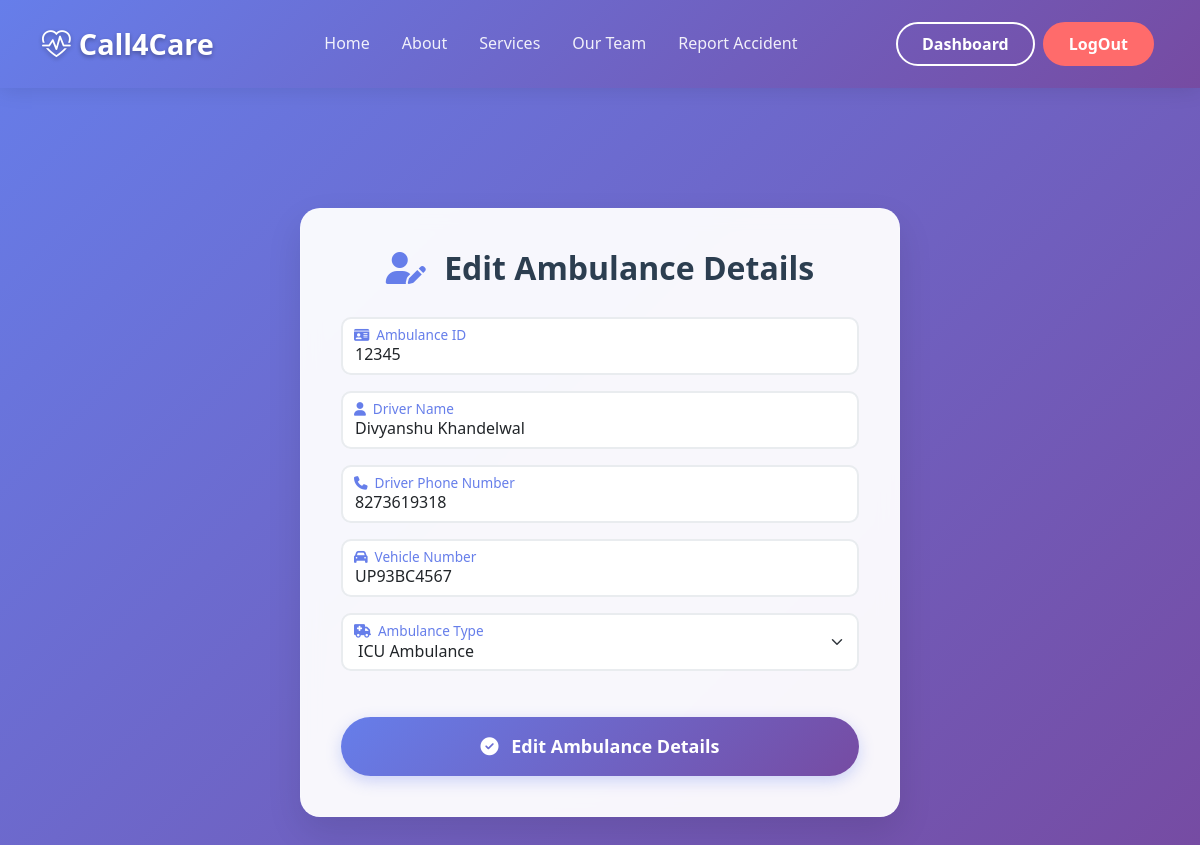
/accounts/edit_ambulance/8 (signed in), run on the app's committed database.
### home/models.py (models this page shows)
class Ambulance(models.Model):
    Ambulance_type = (
        ("Basic Life Support","Basic Life Support"),
        ("Advanced Life Support","Advanced Life Support"),
        ("ICU Ambulance","ICU Ambulance"),
        ("Oxygen Ambulance","Oxygen Ambulance")
    )
    Ambulance_ID = models.CharField(max_length=55)
    Driver_Name = models.CharField(max_length=50)
    Driver_Phone_Number = models.CharField(max_length=10)
    Vehicle_Number = models.CharField(max_length=25)
    Ambulance_Type = models.CharField(max_length=100 , choices=Ambulance_type)
    Driver_Password = models.CharField(max_length=15)

### accounts/views.py (the view, shortened to what this page needs)
# urls.py: path('edit_ambulance/<int:ambulance_id>',views.edit_ambulance,name="edit_ambulance"),
@login_required
def edit_ambulance(request,ambulance_id):
    Ambu = Ambulance.objects.get(id = ambulance_id)
    parameters = {
        "Ambu" : Ambu
    }
    return render(request,"Edit_page/ambulance_edit.html",parameters)

### templates/Edit_page/ambulance_edit.html (shortened to what this page needs)
{% extends "home/base.html" %}
{% block body %}
<div class="container registration-container">
    <div class="row justify-content-center">
        <div class="col-lg-8 col-md-10">
            <div class="registration-card">
                <h2 class="card-title">
                    <i class="fas fa-user-edit" style="color: #667eea; margin-right: 10px;"></i>
                    Edit Ambulance Details
                </h2>
                <form id="ambulanceRegistrationForm" method="POST" novalidate>
                    <div class="form-floating mb-3">
                        <input type="text" class="form-control" name="AmbulanceId" id="ambulanceId"
                            placeholder="Ambulance ID" required value="{{ Ambu.Ambulance_ID }}">
                        <label for="ambulanceId">
                        </label>
                    </div>
                    <div class="form-floating mb-3">
                        <input type="text" class="form-control" name="drivername" id="driverName"
                            placeholder="Driver Name" required value="{{ Ambu.Driver_Name }}">
                        <label for="driverName">
                        </label>
                    </div>
                    <div class="form-floating mb-3">
                            <input type="tel" class="form-control" name="driverphone" id="driverPhone" placeholder="Driver Phone Number"  required value = "{{ Ambu.Driver_Phone_Number }}">
                            <label for="driverPhone">
                            </label>
                        </div>
                    <div class="form-floating mb-3">
                        <input type="text" class="form-control" name="vehicleNumber" id="vehicleNumber"
                            placeholder="Vehicle Number" required value="{{ Ambu.Vehicle_Number }}">
                        <label for="vehicleNumber">
                        </label>
                    </div>
                    <div class="form-floating mb-3">
                        <select class="form-select" name="ambulanceType" id="ambulanceType" required>
                            <option value="icu" {% if Ambu.Ambulance_Type == "icu" %}selected{% endif %}>ICU Ambulance
                            </option>
                        </select>
                        <label for="ambulanceType">
                        </label>
                    </div>
                    <button type="submit" class="submit-btn">
                        <i class="fas fa-check-circle me-2"></i>
                        Edit Ambulance Details
                    </button>
                </form>
            </div>
        </div>
    </div>
</div>
{% endblock %}

### templates/home/base.html (style rules this page uses)
:root { --primary-color: #2c7be5; --secondary-color: #00d4aa; --accent-color: #ff6b6b; --dark-color: #1a1a2e; --light-color: #f8f9fa; }
body { font-family: 'Segoe UI', Tahoma, Geneva, Verdana, sans-serif; line-height: 1.6; }

### templates/Edit_page/ambulance_edit.html (style rules this page uses)
body { background: linear-gradient(135deg, #667eea 0%, #764ba2 100%); min-height: 100vh; font-family: 'Segoe UI', Tahoma, Geneva, Verdana, sans-serif; }
.registration-container { margin-top: 120px; margin-bottom: 50px; }
.registration-card { background: rgba(255, 255, 255, 0.95); backdrop-filter: blur(10px); border-radius: 20px; box-shadow: 0 15px 35px rgba(0, 0, 0, 0.1); border: 1px solid rgba(255, 255, 255, 0.2); padding: 40px; max-width: 600px; margin: 0 auto; }
.card-title { color: #2c3e50; font-weight: 700; font-size: 2rem; margin-bottom: 30px; text-align: center; }
.form-control, .form-select { border-radius: 10px; border: 2px solid #e9ecef; padding: 12px 15px; font-size: 16px; transition: all 0.3s ease; }
.submit-btn { background: linear-gradient(135deg, #667eea, #764ba2); border: none; border-radius: 50px; padding: 15px 40px; font-size: 18px; font-weight: 600; color: white; width: 100%; margin-top: 30px; transition: all 0.3s ease; box-shadow: 0 5px 15px rgba(102, 126, 234, 0.3); }
.form-floating { margin-bottom: 20px; }
.form-floating>.form-control:focus~label, .form-floating>.form-control:not(:placeholder-shown)~label { color: #667eea; }
.form-floating>.form-select:focus~label, .form-floating>.form-select:not([value=""])~label { color: #667eea; }

### data on the page
Ambulance: AmbulanceId "12345", drivername "Divyanshu Khandelwal", driverphone "8273619318", vehicleNumber "UP93BC4567", ambulanceType "ICU Ambulance"
